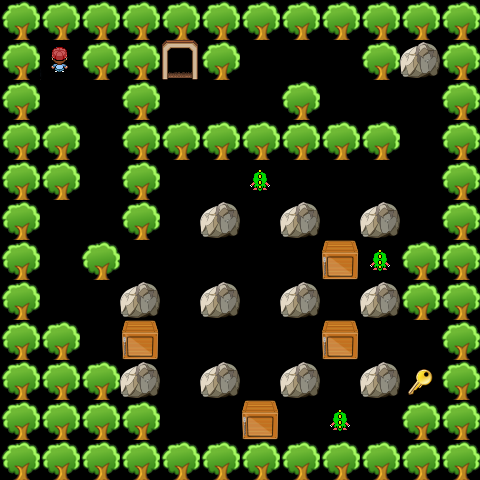

Below is a game level as drawn by its tile map, then a one-line description and the .tmx file that defines it, in full:
An orthogonal 12x12 tile map with 40x40 px tiles, 1 tile layer (Calque de Tile 1), 12 tilesets.

<map version="1.0" orientation="orthogonal" renderorder="left-up" width="12" height="12" tilewidth="40" tileheight="40" nextobjectid="1">
 <tileset firstgid="1" name="player" tilewidth="40" tileheight="40">
  <image source="../sprite/player_up.png" width="40" height="40" />
 </tileset>
 <tileset firstgid="2" name="door" tilewidth="40" tileheight="40">
  <image source="../sprite/door.png" width="40" height="40" />
 </tileset>
 <tileset firstgid="3" name="stone" tilewidth="40" tileheight="40">
  <image source="../sprite/stone.png" width="40" height="40" />
 </tileset>
 <tileset firstgid="4" name="tree" tilewidth="40" tileheight="40">
  <image source="../sprite/tree.png" width="44" height="44" />
 </tileset>
 <tileset firstgid="5" name="key" tilewidth="40" tileheight="40">
  <image source="../sprite/key.png" width="40" height="40" />
 </tileset>
 <tileset firstgid="6" name="bonus_bomb_nb_dec" tilewidth="40" tileheight="40">
  <image source="../sprite/bonus_bomb_nb_dec.png" width="40" height="40" />
 </tileset>
 <tileset firstgid="7" name="bonus_bomb_nb_inc" tilewidth="40" tileheight="40">
  <image source="../sprite/bonus_bomb_nb_inc.png" width="40" height="40" />
 </tileset>
 <tileset firstgid="8" name="bonus_bomb_range_dec" tilewidth="40" tileheight="40">
  <image source="../sprite/bonus_bomb_range_dec.png" width="41" height="40" />
 </tileset>
 <tileset firstgid="9" name="bonus_bomb_range_inc" tilewidth="40" tileheight="40">
  <image source="../sprite/bonus_bomb_range_inc.png" width="40" height="40" />
 </tileset>
 <tileset firstgid="10" name="wood_box" tilewidth="40" tileheight="40">
  <image source="../sprite/wood_box.png" width="40" height="40" />
 </tileset>
 <tileset firstgid="11" name="bonus_life" tilewidth="40" tileheight="40">
  <image source="../sprite/bonus_life.png" width="40" height="40" />
 </tileset>
 <tileset firstgid="12" name="monster_up" tilewidth="40" tileheight="40">
  <image source="../sprite/monster_up.png" width="40" height="40" />
 </tileset>
 <layer name="Calque de Tile 1" width="12" height="12">
  <data encoding="csv">
4,4,4,4,4,4,4,4,4,4,4,4,
4,1,4,4,2,4,0,0,0,4,3,4,
4,0,0,4,0,0,0,4,0,0,0,4,
4,4,0,4,4,4,4,4,4,4,0,4,
4,4,0,4,0,0,12,0,0,0,0,4,
4,0,0,4,0,3,0,3,0,3,0,4,
4,0,4,0,0,0,0,0,10,12,4,4,
4,0,0,3,0,3,0,3,0,3,4,4,
4,4,0,10,0,0,0,0,10,0,0,4,
4,4,4,3,0,3,0,3,0,3,5,4,
4,4,4,4,0,0,10,0,12,0,4,4,
4,4,4,4,4,4,4,4,4,4,4,4
</data>
 </layer>
</map>
